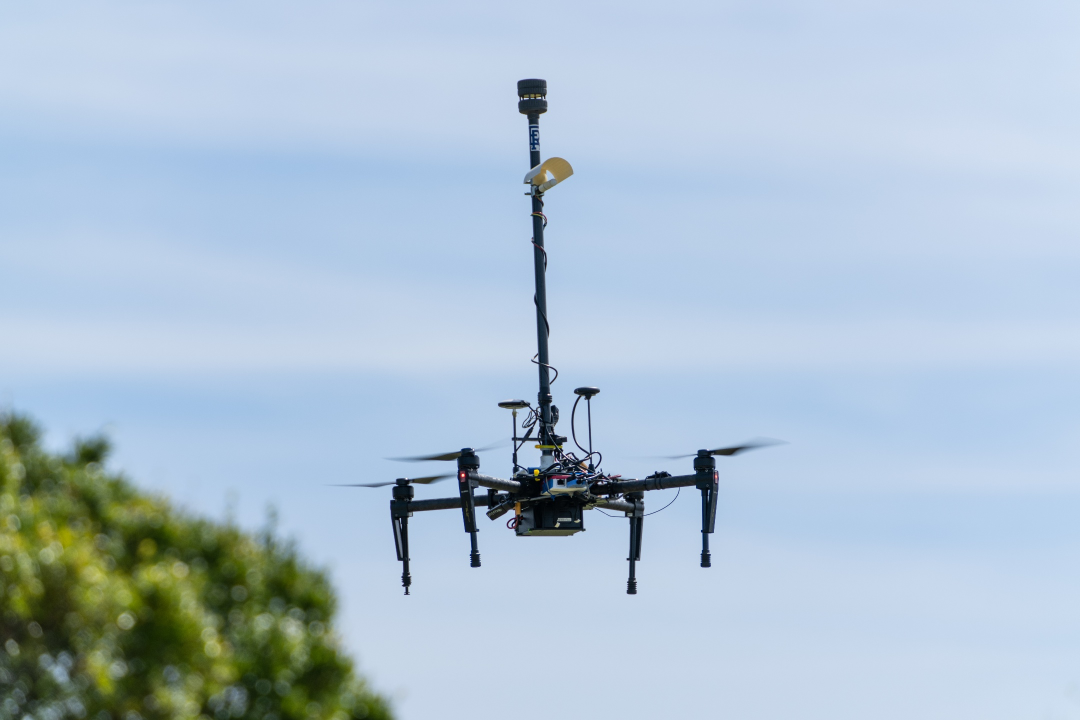
#> input picture images/tree_smol.jpg, 2160 x 1440 px (shown at 1/2 size)
$ python transformation_demo.py
#> lines starting #> are read from the running program, lines starting #| are printed output that depends on the picture
"""============================================================================
    Transformation Demo   |    RAER SUAS 2023    |    Nov. 7, 2022
    ---------------------------------------------------------------------------
    Demonstration of transformation functions in OpenCV. See the README for
    file source location. Affine transform example is copied from opencv.org.
    Citation can be found in the comment alongside of its use.
"""

import cv2 as cv
import numpy as np

# Open the selected image in the object "img"
# The image is read in color format.
img = cv.imread("./images/tree_smol.jpg", cv.IMREAD_COLOR)
#> img is the input picture: shape (1440, 2160, 3); mean B, G, R 209.1, 192.7, 173.5


# ----------------------------------  SCALE  ----------------------------------
# Resize the image to a smaller size in order to display nicely on your screen.
#    This takes the individual resolutions of 'img' and divides each by 4.
#    The resulting image is 1/16th the size of the initial.
x_scale = img.shape[1] * 0.25
#> x_scale = 540
y_scale = img.shape[0] * 0.25
#> y_scale = 360
img_smol = cv.resize(img, (int(x_scale), int(y_scale)))
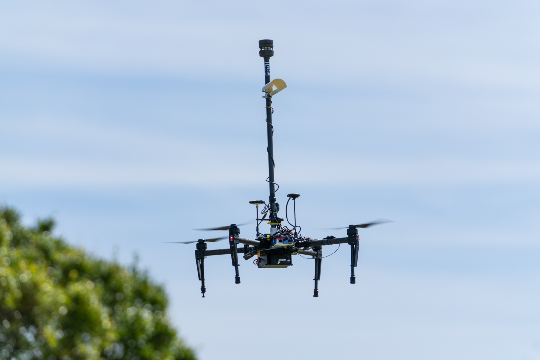
#> img_smol: shape (360, 540, 3); mean B, G, R 209.2, 192.8, 173.6

# Uncomment the line below to see the example. This can be done for all
# imshow lines!
# cv.imshow("Resized", img_smol)


# --------------------------------  ROTATE  -----------------------------------
# Rotate the image by 180 degrees
img_rot = cv.rotate(img_smol, cv.ROTATE_180)
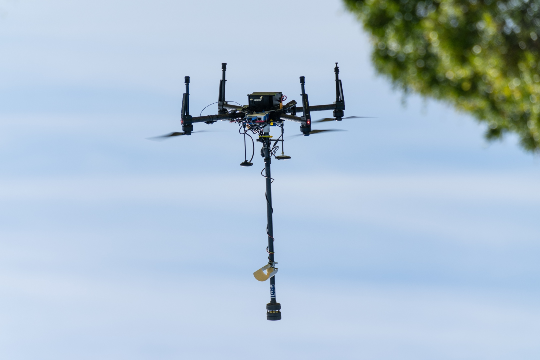
#> img_rot: shape (360, 540, 3); mean B, G, R 209.2, 192.8, 173.6
# cv.imshow("Rotated", img_rot)


# ----------------------------------  CROP  -----------------------------------
# Crops the image to a specific range, defined using standard array handling.
img_crop = img_smol[40:300,150:400]
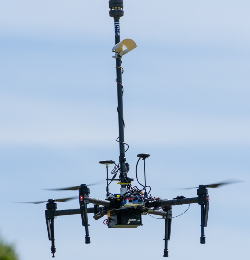
#> img_crop: shape (260, 250, 3); mean B, G, R 215.1, 191.6, 171.2
# cv.imshow("Cropped", img_crop)


# ----------------------------  AFFINE TRANSFORM  -----------------------------
# Base code from
# https://docs.opencv.org/4.x/da/d6e/tutorial_py_geometric_transformations.html
# Has been properly commented and had the output object changed.

# Defines three variables for different shape attributes
rows,cols,ch = img_smol.shape
#> rows = 360; cols = 540; ch = 3

# Defines initial set of points, then the final set that it will transform to
pts1 = np.float32([[50,50],[200,50],[50,200]])
pts2 = np.float32([[10,100],[200,50],[100,250]])

# Gets the transformation matrix, then applies it using the warpAffine method.
M = cv.getAffineTransform(pts1,pts2)
img_affine = cv.warpAffine(img_smol,M,(cols,rows))
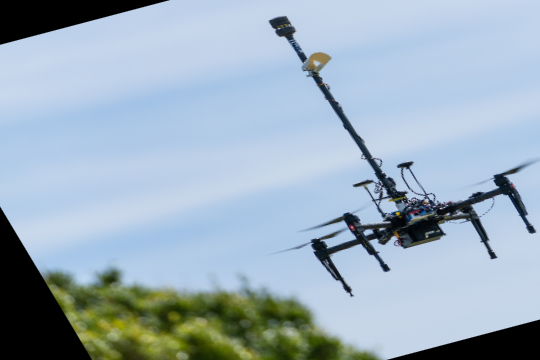
#> img_affine: shape (360, 540, 3); mean B, G, R 189.6, 174.9, 156.5
# cv.imshow("Affine Transform", img_affine)


cv.waitKey()  # Keeps show windows open until keypress
cv.destroyAllWindows()  # Closes all windows after keypress received

# Writes all the outputs to dedicated files in the ./output/ folder.
cv.imwrite("./output/resized.jpg", img_smol)
cv.imwrite("./output/rotated.jpg", img_rot)
cv.imwrite("./output/cropped.jpg", img_crop)
cv.imwrite("./output/affinetransform.jpg", img_affine)

$ run again, with images/isolated_smol.jpg copied over images/tree_smol.jpg
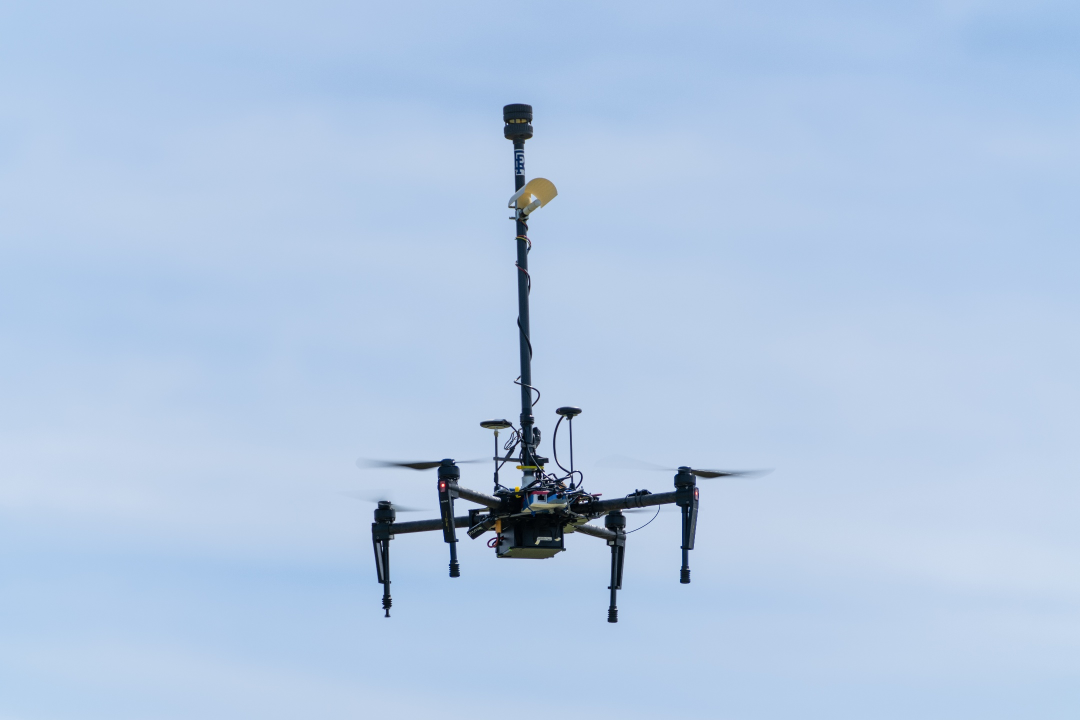
#> input picture images/isolated_smol.jpg, 2160 x 1440 px (shown at 1/2 size)
#> img is the input picture: shape (1440, 2160, 3); mean B, G, R 228, 200.2, 178.1
#> `img_crop = img_smol[40:300,150:400]`:
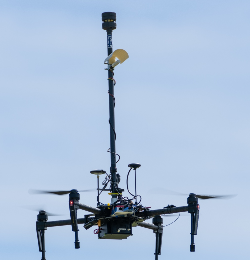
#> img_crop: shape (260, 250, 3); mean B, G, R 216.3, 190.4, 170
#> `img_affine = cv.warpAffine(img_smol,M,(cols,rows))`:
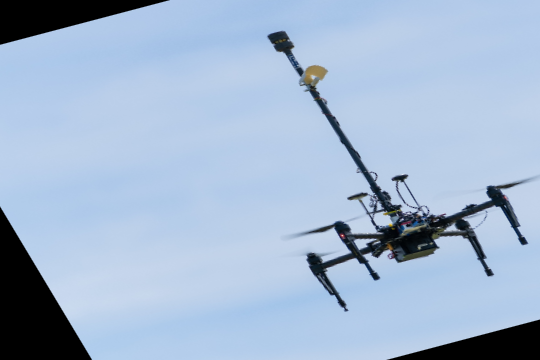
#> img_affine: shape (360, 540, 3); mean B, G, R 208.2, 182.8, 162.5
